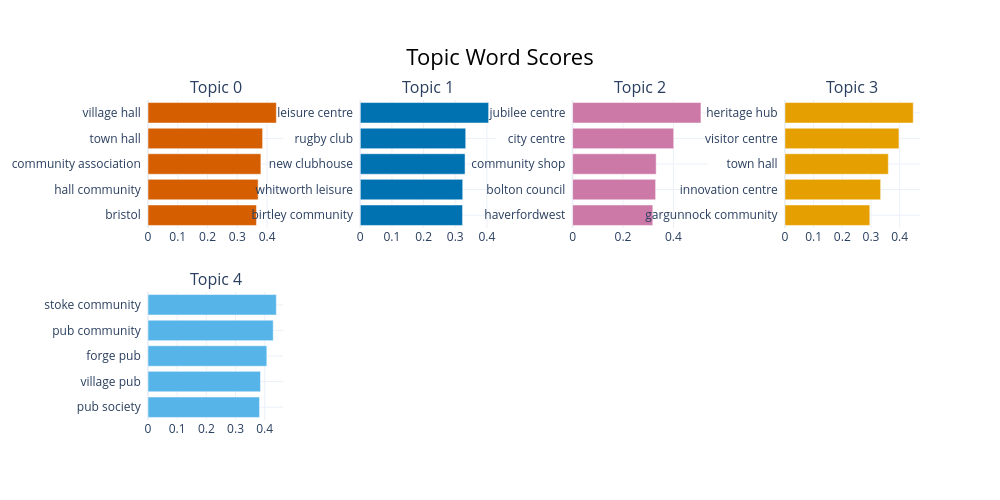

Here is the notebook cell this chart was saved with:
### Code cell
topic_model.visualize_barchart()

### Figure 1 — Plotly figure (JSON) as saved in the notebook; plotly's stock layout.template omitted (floating-point values rounded to 4 significant figures)
{"data": [{"marker": {"color": "#D55E00"}, "orientation": "h", "type": "bar", "x": [0.3644, 0.37, 0.3792, 0.3849, 0.4311], "xaxis": "x", "y": ["bristol  ", "hall community  ", "community association  ", "town hall  ", "village hall  "], "yaxis": "y"}, {"marker": {"color": "#0072B2"}, "orientation": "h", "type": "bar", "x": [0.3231, 0.3237, 0.331, 0.3331, 0.4055], "xaxis": "x2", "y": ["birtley community  ", "whitworth leisure  ", "new clubhouse  ", "rugby club  ", "leisure centre  "], "yaxis": "y2"}, {"marker": {"color": "#CC79A7"}, "orientation": "h", "type": "bar", "x": [0.3182, 0.3294, 0.3315, 0.4011, 0.5091], "xaxis": "x3", "y": ["haverfordwest  ", "bolton council  ", "community shop  ", "city centre  ", "jubilee centre  "], "yaxis": "y3"}, {"marker": {"color": "#E69F00"}, "orientation": "h", "type": "bar", "x": [0.2959, 0.3337, 0.3604, 0.3975, 0.4473], "xaxis": "x4", "y": ["gargunnock community  ", "innovation centre  ", "town hall  ", "visitor centre  ", "heritage hub  "], "yaxis": "y4"}, {"marker": {"color": "#56B4E9"}, "orientation": "h", "type": "bar", "x": [0.3824, 0.3855, 0.4072, 0.4292, 0.4399], "xaxis": "x5", "y": ["pub society  ", "village pub  ", "forge pub  ", "pub community  ", "stoke community  "], "yaxis": "y5"}], "layout": {"annotations": [{"font": {"size": 16}, "showarrow": false, "text": "Topic 0", "x": 0.0875, "xanchor": "center", "xref": "paper", "y": 1, "yanchor": "bottom", "yref": "paper"}, {"font": {"size": 16}, "showarrow": false, "text": "Topic 1", "x": 0.3625, "xanchor": "center", "xref": "paper", "y": 1, "yanchor": "bottom", "yref": "paper"}, {"font": {"size": 16}, "showarrow": false, "text": "Topic 2", "x": 0.6375, "xanchor": "center", "xref": "paper", "y": 1, "yanchor": "bottom", "yref": "paper"}, {"font": {"size": 16}, "showarrow": false, "text": "Topic 3", "x": 0.9125, "xanchor": "center", "xref": "paper", "y": 1, "yanchor": "bottom", "yref": "paper"}, {"font": {"size": 16}, "showarrow": false, "text": "Topic 4", "x": 0.0875, "xanchor": "center", "xref": "paper", "y": 0.4, "yanchor": "bottom", "yref": "paper"}], "height": 500, "hoverlabel": {"bgcolor": "white", "font": {"family": "Rockwell", "size": 16}}, "showlegend": false, "title": {"font": {"color": "Black", "size": 22}, "text": "Topic Word Scores", "x": 0.5, "xanchor": "center", "yanchor": "top"}, "width": 1000, "xaxis": {"anchor": "y", "domain": [0, 0.175], "showgrid": true}, "xaxis2": {"anchor": "y2", "domain": [0.275, 0.45], "showgrid": true}, "xaxis3": {"anchor": "y3", "domain": [0.55, 0.725], "showgrid": true}, "xaxis4": {"anchor": "y4", "domain": [0.825, 1], "showgrid": true}, "xaxis5": {"anchor": "y5", "domain": [0, 0.175], "showgrid": true}, "xaxis6": {"anchor": "y6", "domain": [0.275, 0.45], "showgrid": true}, "xaxis7": {"anchor": "y7", "domain": [0.55, 0.725], "showgrid": true}, "xaxis8": {"anchor": "y8", "domain": [0.825, 1], "showgrid": true}, "yaxis": {"anchor": "x", "domain": [0.6, 1], "showgrid": true}, "yaxis2": {"anchor": "x2", "domain": [0.6, 1], "showgrid": true}, "yaxis3": {"anchor": "x3", "domain": [0.6, 1], "showgrid": true}, "yaxis4": {"anchor": "x4", "domain": [0.6, 1], "showgrid": true}, "yaxis5": {"anchor": "x5", "domain": [0, 0.4], "showgrid": true}, "yaxis6": {"anchor": "x6", "domain": [0, 0.4], "showgrid": true}, "yaxis7": {"anchor": "x7", "domain": [0, 0.4], "showgrid": true}, "yaxis8": {"anchor": "x8", "domain": [0, 0.4], "showgrid": true}}}
